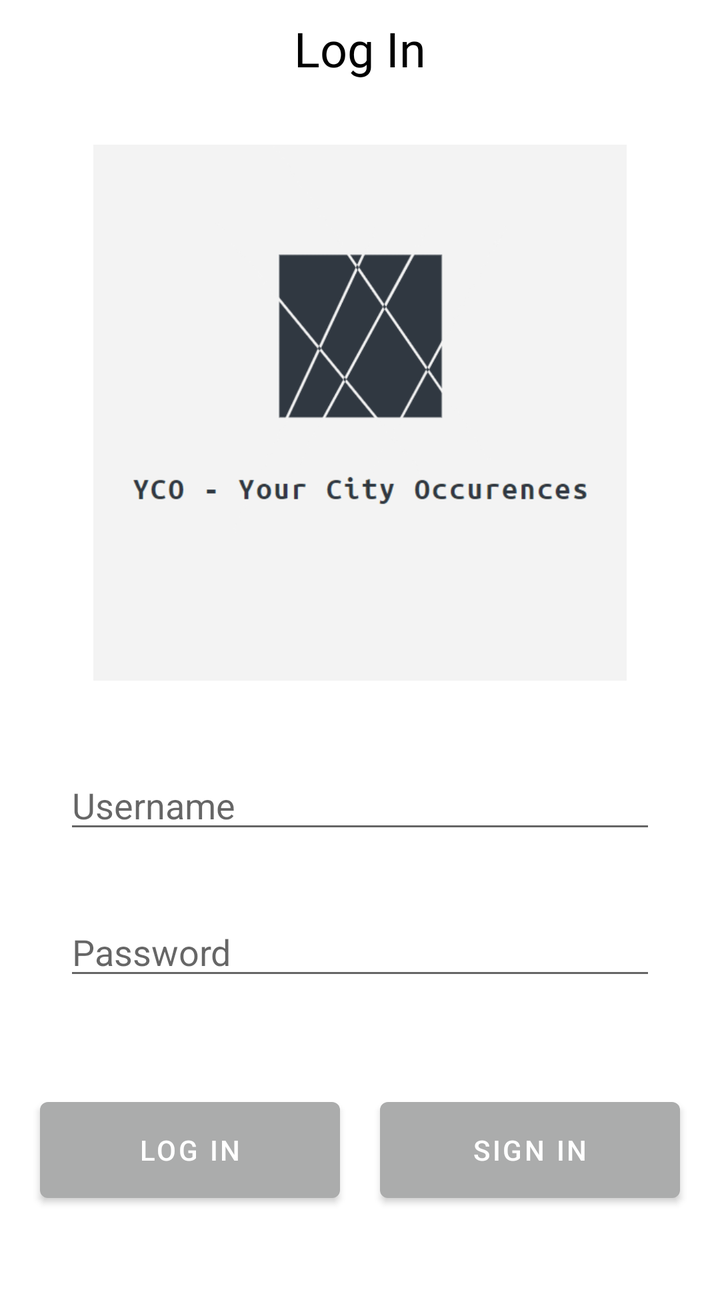
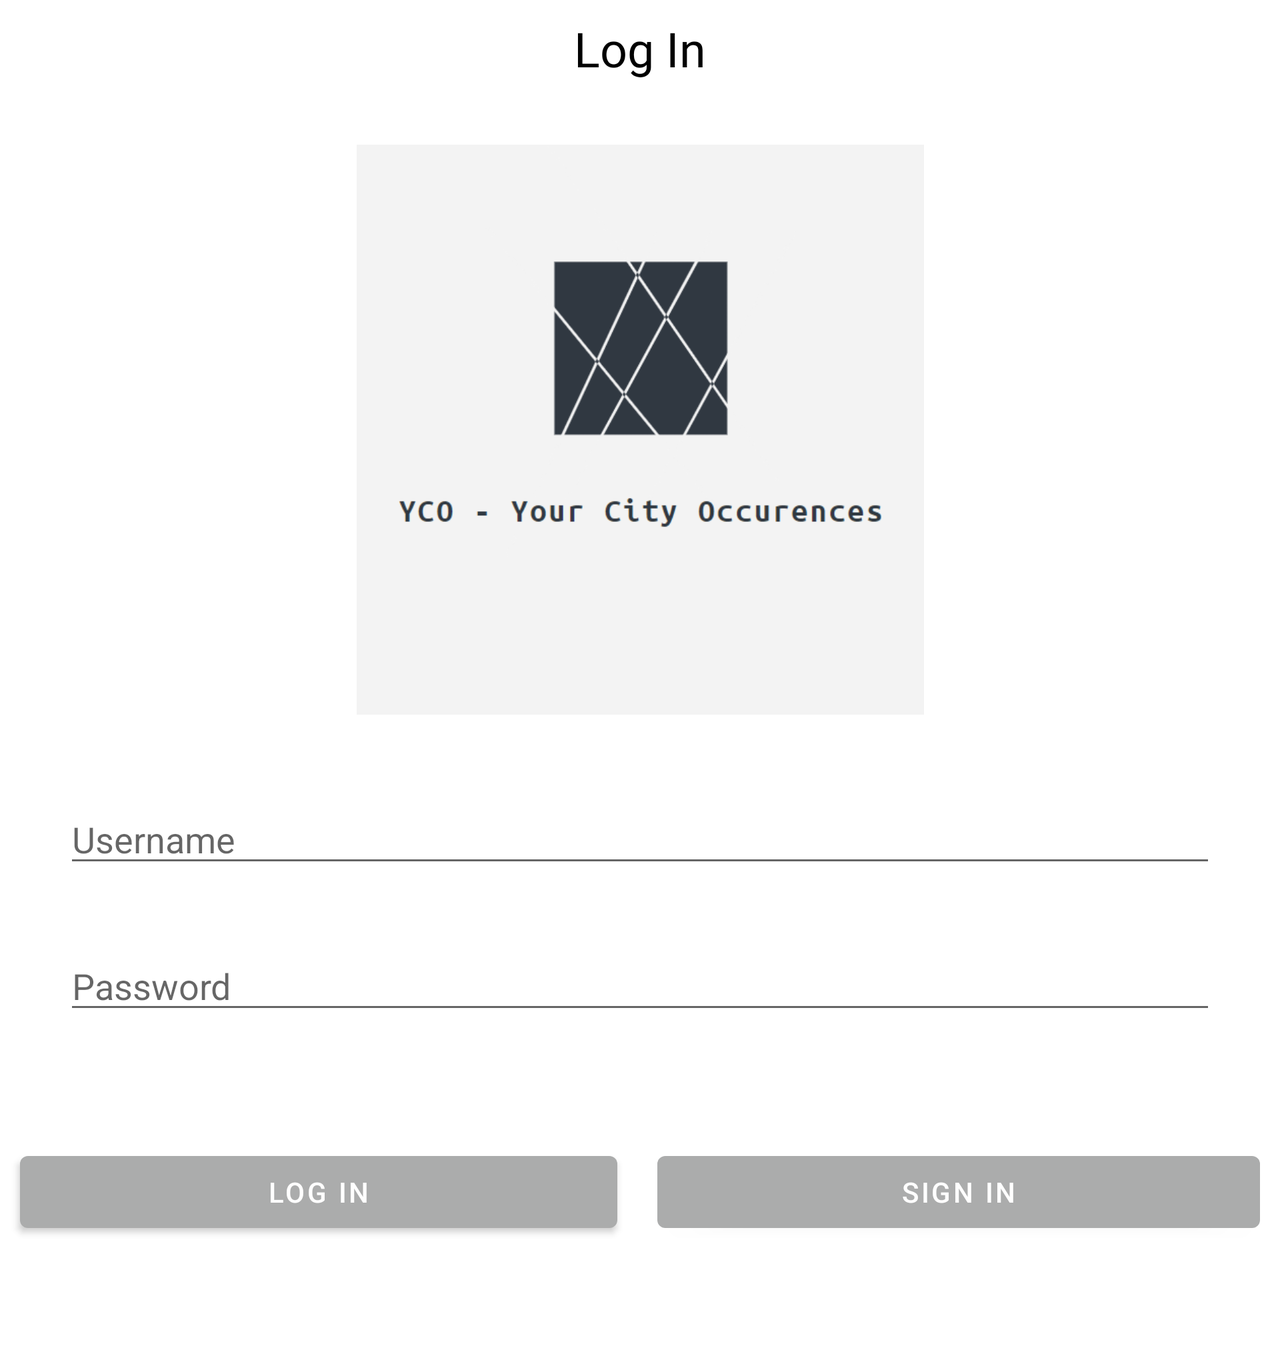

An Android layout and its configuration variant, each rendered on a device that would load it. The default file and the variant file are quoted in full after the pictures.
<!-- AndroidManifest.xml: application theme Theme.YCOYourCityOcurrences -->
<!-- res/layout/fragment_login.xml -->
<?xml version="1.0" encoding="utf-8"?>
<androidx.core.widget.NestedScrollView xmlns:android="http://schemas.android.com/apk/res/android"
    xmlns:app="http://schemas.android.com/apk/res-auto"
    xmlns:tools="http://schemas.android.com/tools"
    android:layout_width="match_parent"
    android:layout_height="wrap_content"
    android:fillViewport="true"
    tools:context=".ui.login.LoginFragment">

    <androidx.constraintlayout.widget.ConstraintLayout
        android:layout_width="match_parent"
        android:layout_height="wrap_content">

        <TextView
            android:id="@+id/text_login"
            android:layout_width="0dp"
            android:layout_height="wrap_content"
            android:layout_gravity="center_horizontal"
            android:layout_marginTop="8dp"
            android:fontFamily="@font/roboto_medium"
            android:text="@string/iniSessao"
            android:textAlignment="center"
            android:textColor="#000000"
            android:textSize="24sp"
            app:layout_constraintEnd_toEndOf="parent"
            app:layout_constraintStart_toStartOf="parent"
            app:layout_constraintTop_toTopOf="parent" />

        <ImageView
            android:id="@+id/imageView"
            android:layout_width="0dp"
            android:layout_height="268dp"
            android:layout_marginTop="32dp"
            android:contentDescription="@string/cd_logo"
            android:src="@drawable/logo"
            app:layout_constraintEnd_toEndOf="parent"
            app:layout_constraintStart_toStartOf="parent"
            app:layout_constraintTop_toBottomOf="@+id/text_login" />

        <EditText
            android:id="@+id/editTextTextPersonName"
            android:layout_width="0dp"
            android:layout_height="wrap_content"
            android:layout_marginStart="32dp"
            android:layout_marginLeft="32dp"
            android:layout_marginTop="40dp"
            android:layout_marginEnd="32dp"
            android:layout_marginRight="32dp"
            android:autofillHints="@string/hint_iniciarSessao"
            android:ems="10"
            android:hint="@string/hint_iniciarSessao"
            android:inputType="textPersonName"
            app:layout_constraintEnd_toEndOf="parent"
            app:layout_constraintStart_toStartOf="parent"
            app:layout_constraintTop_toBottomOf="@+id/imageView" />

        <EditText
            android:id="@+id/editTextTextPassword"
            android:layout_width="0dp"
            android:layout_height="wrap_content"
            android:layout_marginStart="32dp"
            android:layout_marginLeft="32dp"
            android:layout_marginTop="32dp"
            android:layout_marginEnd="32dp"
            android:layout_marginRight="32dp"
            android:autofillHints="@string/hint_password"
            android:ems="10"
            android:hint="@string/hint_password"
            android:inputType="textPassword"
            app:layout_constraintEnd_toEndOf="parent"
            app:layout_constraintStart_toStartOf="parent"
            app:layout_constraintTop_toBottomOf="@+id/editTextTextPersonName" />

        <Button
            android:id="@+id/botao_login"
            android:layout_width="150dp"
            android:layout_height="60dp"
            android:layout_marginTop="50dp"
            android:layout_marginBottom="50dp"
            android:text="@string/botao_iniciar_sessao"
            app:layout_constraintBottom_toBottomOf="parent"
            app:layout_constraintEnd_toStartOf="@+id/botao_registo"
            app:layout_constraintHorizontal_bias="0.5"
            app:layout_constraintStart_toStartOf="parent"
            app:layout_constraintTop_toBottomOf="@+id/editTextTextPassword" />

        <Button
            android:id="@+id/botao_registo"
            android:layout_width="150dp"
            android:layout_height="60dp"
            android:text="@string/botao_registar"
            app:layout_constraintEnd_toEndOf="parent"
            app:layout_constraintHorizontal_bias="0.5"
            app:layout_constraintStart_toEndOf="@+id/botao_login"
            app:layout_constraintTop_toTopOf="@+id/botao_login" />

    </androidx.constraintlayout.widget.ConstraintLayout>
</androidx.core.widget.NestedScrollView>
<!-- resources referenced by this layout -->
<resources>
  <!-- drawable logo: png bitmap (drawable-v24, 17271 bytes) -->
  <string name="botao_iniciar_sessao">Log In</string>
  <string name="botao_registar">Sign In</string>
  <string name="cd_logo" translatable="false">YCO - Your City Ocurrences</string>
  <string name="hint_iniciarSessao">Username</string>
  <string name="hint_password">Password</string>
  <string name="iniSessao">Log In</string>
  <style name="Theme.YCOYourCityOcurrences" parent="Theme.MaterialComponents.DayNight.DarkActionBar">
          
          <item name="colorPrimary">#ABACAC</item>
          <item name="colorPrimaryVariant">#ABACAC</item>
          <item name="colorOnPrimary">@color/white</item>
          
          <item name="colorSecondary">@color/teal_200</item>
          <item name="colorSecondaryVariant">@color/teal_700</item>
          <item name="colorOnSecondary">@color/black</item>
          
          <item name="android:statusBarColor" tools:targetApi="l">?attr/colorPrimaryVariant</item>
          
      </style>
  <color name="white">#FFFFFFFF</color>
  <color name="teal_200">#FF03DAC5</color>
  <color name="teal_700">#FF018786</color>
  <color name="black">#FF000000</color>
</resources>
<!-- res/layout-land/fragment_login.xml (the repository's variant of the layout above) -->
<!-- drawn on the phone turned sideways -->
<?xml version="1.0" encoding="utf-8"?>
<androidx.core.widget.NestedScrollView xmlns:android="http://schemas.android.com/apk/res/android"
    xmlns:app="http://schemas.android.com/apk/res-auto"
    xmlns:tools="http://schemas.android.com/tools"
    android:layout_width="match_parent"
    android:layout_height="wrap_content"
    android:fillViewport="true"
    tools:context=".ui.login.LoginFragment">

    <androidx.constraintlayout.widget.ConstraintLayout
        android:layout_width="match_parent"
        android:layout_height="wrap_content">

        <TextView
            android:id="@+id/text_login"
            android:layout_width="0dp"
            android:layout_height="wrap_content"
            android:layout_gravity="center_horizontal"
            android:layout_marginTop="8dp"
            android:fontFamily="@font/roboto_medium"
            android:text="@string/iniSessao"
            android:textAlignment="center"
            android:textColor="#000000"
            android:textSize="24sp"
            app:layout_constraintEnd_toEndOf="parent"
            app:layout_constraintStart_toStartOf="parent"
            app:layout_constraintTop_toTopOf="parent" />

        <ImageView
            android:id="@+id/imageView"
            android:layout_width="339dp"
            android:layout_height="285dp"
            android:layout_marginTop="32dp"
            android:contentDescription="@string/cd_logo"
            android:src="@drawable/logo"
            app:layout_constraintEnd_toEndOf="parent"
            app:layout_constraintStart_toStartOf="parent"
            app:layout_constraintTop_toBottomOf="@+id/text_login" />

        <EditText
            android:id="@+id/editTextTextPersonName"
            android:layout_width="0dp"
            android:layout_height="wrap_content"
            android:layout_marginStart="32dp"
            android:layout_marginLeft="32dp"
            android:layout_marginTop="40dp"
            android:layout_marginEnd="32dp"
            android:layout_marginRight="32dp"
            android:autofillHints="@string/hint_iniciarSessao"
            android:ems="10"
            android:hint="@string/hint_iniciarSessao"
            android:inputType="textPersonName"
            app:layout_constraintEnd_toEndOf="parent"
            app:layout_constraintStart_toStartOf="parent"
            app:layout_constraintTop_toBottomOf="@+id/imageView" />

        <EditText
            android:id="@+id/editTextTextPassword"
            android:layout_width="0dp"
            android:layout_height="wrap_content"
            android:layout_marginStart="32dp"
            android:layout_marginLeft="32dp"
            android:layout_marginTop="32dp"
            android:layout_marginEnd="32dp"
            android:layout_marginRight="32dp"
            android:autofillHints="@string/hint_password"
            android:ems="10"
            android:hint="@string/hint_password"
            android:inputType="textPassword"
            app:layout_constraintEnd_toEndOf="parent"
            app:layout_constraintStart_toStartOf="parent"
            app:layout_constraintTop_toBottomOf="@+id/editTextTextPersonName" />

        <LinearLayout
            android:layout_width="0dp"
            android:layout_height="wrap_content"
            android:layout_marginTop="50dp"
            android:layout_marginBottom="50dp"
            android:orientation="horizontal"
            app:layout_constraintBottom_toBottomOf="parent"
            app:layout_constraintEnd_toEndOf="parent"
            app:layout_constraintStart_toStartOf="parent"
            app:layout_constraintTop_toBottomOf="@+id/editTextTextPassword">

            <Button
                android:id="@+id/botao_login"
                android:layout_width="wrap_content"
                android:layout_height="wrap_content"
                android:layout_margin="10dp"
                android:layout_weight="1"
                android:text="@string/botao_iniciar_sessao"
                app:layout_constraintBottom_toBottomOf="parent"
                app:layout_constraintStart_toStartOf="parent"
                app:layout_constraintTop_toBottomOf="@+id/editTextTextPassword"
                app:layout_constraintVertical_bias="0.0"
                tools:ignore="ButtonStyle" />

            <Button
                android:id="@+id/botao_registo"
                android:layout_width="wrap_content"
                android:layout_height="wrap_content"
                android:layout_margin="10dp"
                android:layout_weight="1"
                android:text="@string/botao_registar"
                tools:layout_editor_absoluteX="548dp"
                tools:layout_editor_absoluteY="566dp"
                tools:ignore="ButtonStyle" />


        </LinearLayout>

    </androidx.constraintlayout.widget.ConstraintLayout>
</androidx.core.widget.NestedScrollView>
